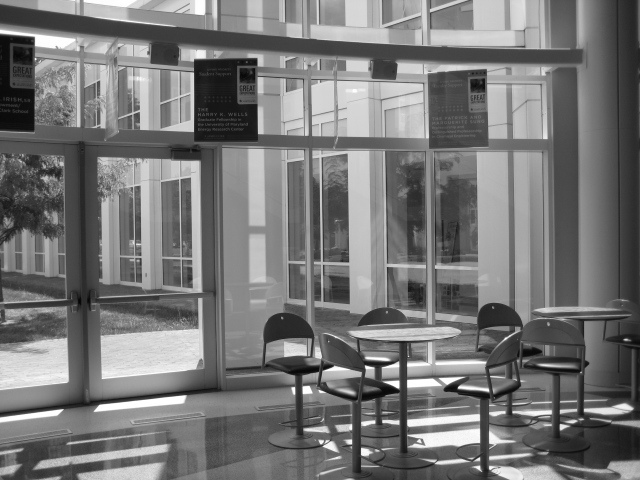
//> input picture tutorial-haartraining/data/negatives/UMD_028.jpg, 640 x 480 px, given in place of the camera
$ ./main   (built with g++ and OpenCV 4)
//> lines starting //> are read from the running program, lines starting //| are printed output that depends on the picture
#include <cv.h>
#include <highgui.h>
#include <iostream>

using namespace cv;
using namespace std;

double alpha; /**< Simple contrast control */
int beta;  /**< Simple brightness control */
int APHA_MIN = 1;
int APHA_MAX = 3;
int BETA_MIN = 1;
int BETA_MAX = 100;
int V_MIN = 0;
int V_MAX = 256;
int threshold_value = 0;
int threshold_type = 3;
int const max_value = 255;
int const max_type = 4;
int const max_BINARY_value = 255;
const string trackbarWindowName = "Trackbars";
Mat src, src_gray, dst,histogram;
void on_trackbar( int, void* )
{//This function gets called whenever a
    // trackbar position is changed


}
void createTrackbar(){
    cv::namedWindow(trackbarWindowName,0);
    //create memory to store trackbar name on window
    char TrackbarName[50];
    sprintf( TrackbarName, "APHA_MIN", APHA_MIN);
    sprintf( TrackbarName, "APHA_MAX", APHA_MAX);
    sprintf( TrackbarName, "BETA_MIN", BETA_MIN);
    sprintf( TrackbarName, "BETA_MAX", BETA_MAX);
    sprintf( TrackbarName, "V_MIN", V_MIN);
    sprintf( TrackbarName, "V_MAX", V_MAX);
    //create trackbars and insert them into window
    //3 parameters are: the address of the variable that is changing when the trackbar is moved(eg.H_LOW),
    //the max value the trackbar can move (eg. H_HIGH),
    //and the function that is called whenever the trackbar is moved(eg. on_trackbar)
    //                                  ---->    ---->     ---->
    createTrackbar( "APHA", trackbarWindowName, &APHA_MIN, APHA_MAX, on_trackbar );
    //createTrackbar( "APHA_MAX", trackbarWindowName, &APHA_MAX, APHA_MAX, on_trackbar );
    createTrackbar( "BETA", trackbarWindowName, &BETA_MIN, BETA_MAX, on_trackbar );
    //createTrackbar( "BETA_MAX", trackbarWindowName, &BETA_MAX, BETA_MAX, on_trackbar );
    //createTrackbar( "V_MIN", trackbarWindowName, &V_MIN, V_MAX, on_trackbar );
    //createTrackbar( "V_MAX", trackbarWindowName, &V_MAX, V_MAX, on_trackbar );
    createTrackbar("Threshold value",trackbarWindowName,&threshold_value,max_value,on_trackbar);
//> slider 'Threshold value' is set to 85
    createTrackbar("Threshold type",trackbarWindowName,&threshold_type,max_type,on_trackbar);
}
void Threshold_Demo( int, void* )
{
  /* 0: Binary
     1: Binary Inverted
     2: Threshold Truncated
     3: Threshold to Zero
     4: Threshold to Zero Inverted
   */

  threshold( src_gray, dst, threshold_value, max_BINARY_value,threshold_type );
}

int main( int argc, char** argv )
{
    VideoCapture cap(0);
 /// Read image given by user
 Mat image;

 Mat new_image;
 createTrackbar();
 /// Create Windows
 namedWindow("Original Image", 1);
 namedWindow("New Image", 1);
 /// Initialize values
 std::cout<<" Basic Linear Transforms "<<std::endl;
 std::cout<<"-------------------------"<<std::endl;
 //std::cout<<"* Enter the alpha value [1.0-3.0]: ";std::cin>>APHA_MIN;
 //std::cout<<"* Enter the a value [0-100]: "; std::cin>>BETA_MIN;
 vector<Mat> channels;
 Mat img_hist_equalized;
while(1)
{
    cap.read(image);
//> image is the input picture: 480 rows x 640 cols, CV_8UC3; min 4, max 255, mean 118.6
    new_image = Mat::zeros( image.size(), image.type() );
    /// Do the operation new_image(i,j) = alpha*image(i,j) + BETA_MIN
    for( int y = 0; y < image.rows; y++ )
    { for( int x = 0; x < image.cols; x++ )
        { for( int c = 0; c < 3; c++ )
            {
                new_image.at<Vec3b>(y,x)[c] =
                        saturate_cast<uchar>( APHA_MIN*( image.at<Vec3b>(y,x)[c] ) + BETA_MIN);
            }
        }
    }
    cvtColor( new_image, src_gray, CV_RGB2GRAY );
    threshold(src_gray, dst, threshold_value, max_BINARY_value,threshold_type );
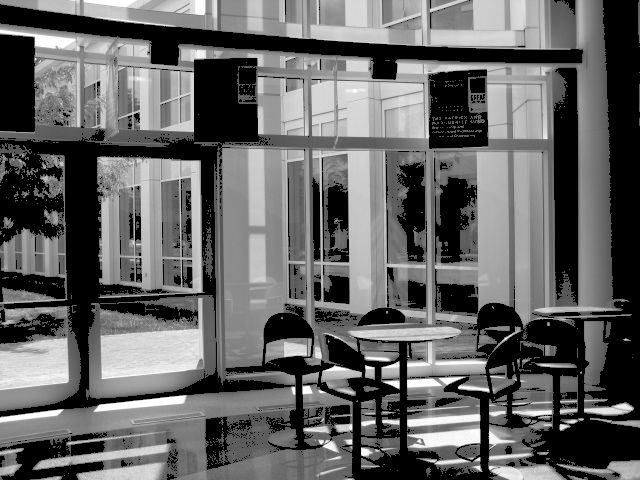
//> dst: 480 rows x 640 cols, CV_8UC1; min 0, max 255, mean 99.9
    equalizeHist( src_gray, histogram);
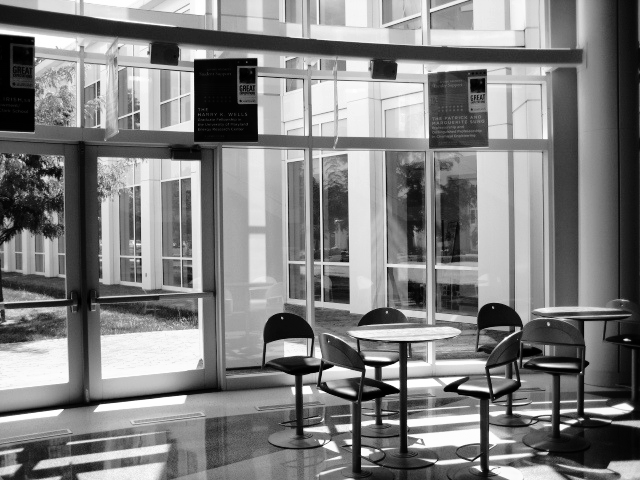
//> histogram: 480 rows x 640 cols, CV_8UC1; min 0, max 255, mean 128.2
    //can bang histogram
    cvtColor(new_image, img_hist_equalized, CV_BGR2YCrCb); //change the color image from BGR to YCrCb format
//> img_hist_equalized: 480 rows x 640 cols, CV_8UC3; mean of channels 0, 1, 2 119.6, 128, 128

    split(img_hist_equalized,channels); //split the image into channels
//> channels[1]: 480 rows x 640 cols, CV_8UC1; every value is 128

    equalizeHist(channels[0], channels[0]); //equalize histogram on the 1st channel (Y)

    merge(channels,img_hist_equalized); //merge 3 channels including the modified 1st channel into one image
//> img_hist_equalized: 480 rows x 640 cols, CV_8UC3; mean of channels 0, 1, 2 128.2, 128, 128

    cvtColor(img_hist_equalized, img_hist_equalized, CV_YCrCb2BGR); //change the color image from YCrCb to BGR format (to display image properly)


    /// Show stuff
    ///
    imshow("Original Image", image);
    imshow("New Image", new_image);
    imshow("Threshold & bri",dst);
    imshow("Histogram",img_hist_equalized);

    /// Wait until user press some key
    if (waitKey(30) == 27) //wait for 'esc' key press for 30ms. If 'esc' key is pressed, break loop
//> the Esc key is pressed
    {
        std::cout << "esc key is pressed by user" << std::endl;
        break;
    }
}
return 0;

}

$ run again, on tutorial-haartraining/data/negatives/neg-0027.jpg
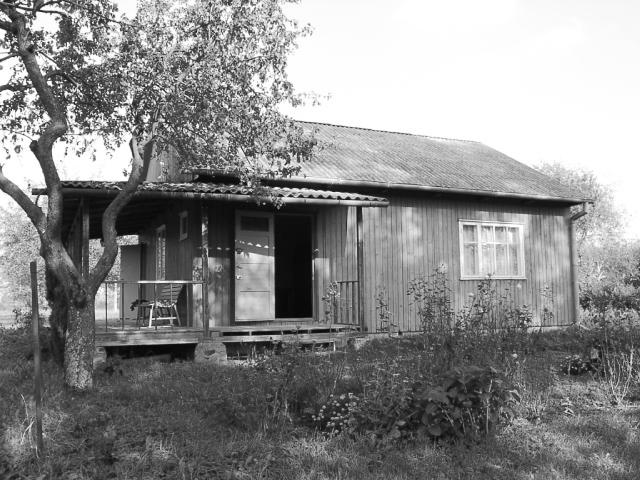
//> input picture tutorial-haartraining/data/negatives/neg-0027.jpg, 640 x 480 px, given in place of the camera
//> image is the input picture: 480 rows x 640 cols, CV_8UC3; min 0, max 255, mean 138.2
//> `threshold(src_gray, dst, threshold_value, max_BINARY_value,threshold_t..`:
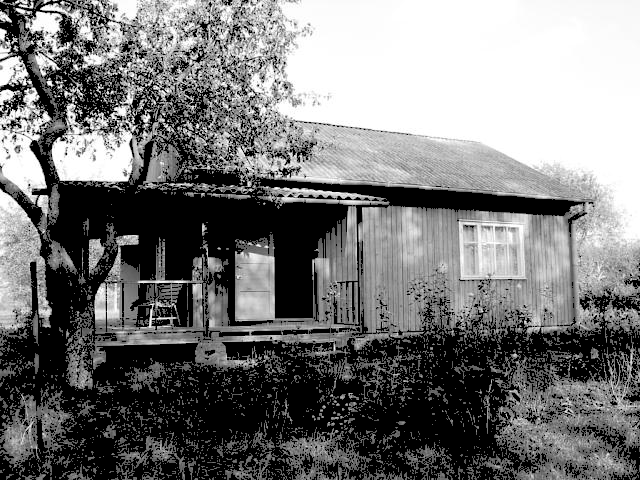
//> dst: 480 rows x 640 cols, CV_8UC1; min 0, max 255, mean 119.6
//> `equalizeHist( src_gray, histogram);`:
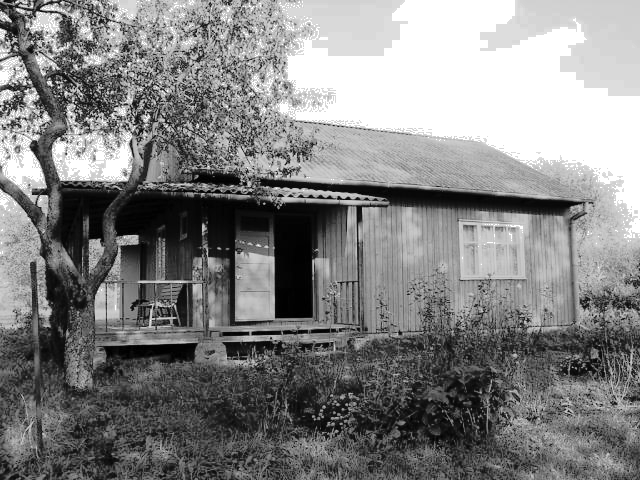
//> histogram: 480 rows x 640 cols, CV_8UC1; min 0, max 255, mean 130.3

$ run again, on tutorial-haartraining/data/negatives/neg-0029.jpg
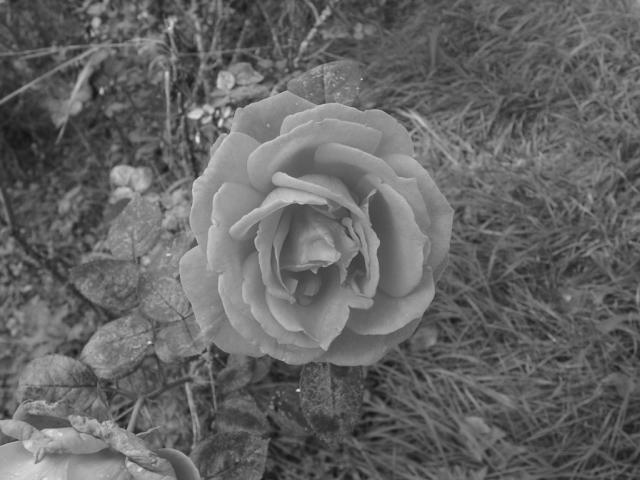
//> input picture tutorial-haartraining/data/negatives/neg-0029.jpg, 640 x 480 px, given in place of the camera
//> image is the input picture: 480 rows x 640 cols, CV_8UC3; min 17, max 226, mean 101.5
//> `threshold(src_gray, dst, threshold_value, max_BINARY_value,threshold_t..`:
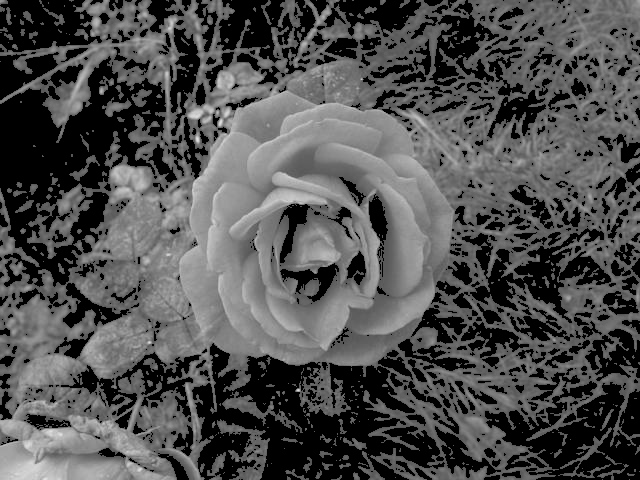
//> dst: 480 rows x 640 cols, CV_8UC1; min 0, max 227, mean 79.8
//> `equalizeHist( src_gray, histogram);`:
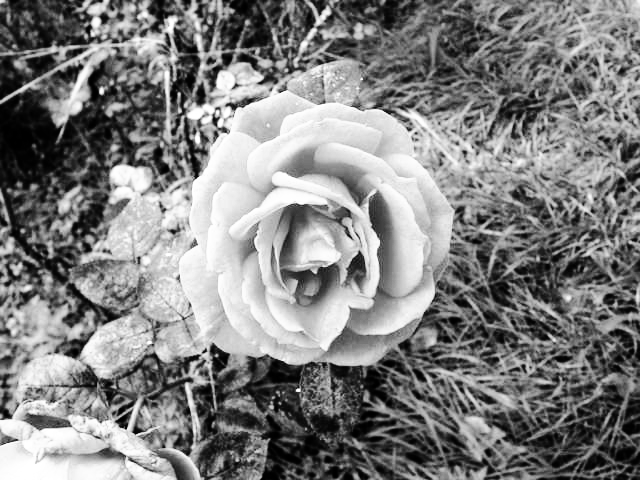
//> histogram: 480 rows x 640 cols, CV_8UC1; min 0, max 255, mean 128.7

$ run again, on tutorial-haartraining/data/negatives/neg-0067.jpg
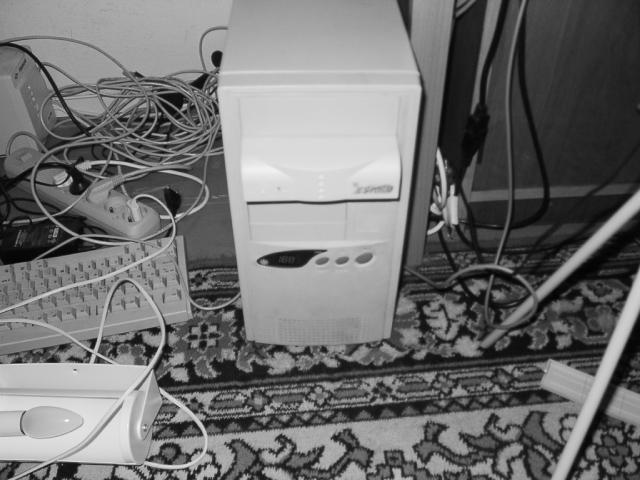
//> input picture tutorial-haartraining/data/negatives/neg-0067.jpg, 640 x 480 px, given in place of the camera
//> image is the input picture: 480 rows x 640 cols, CV_8UC3; min 0, max 255, mean 112.2
//> `threshold(src_gray, dst, threshold_value, max_BINARY_value,threshold_t..`:
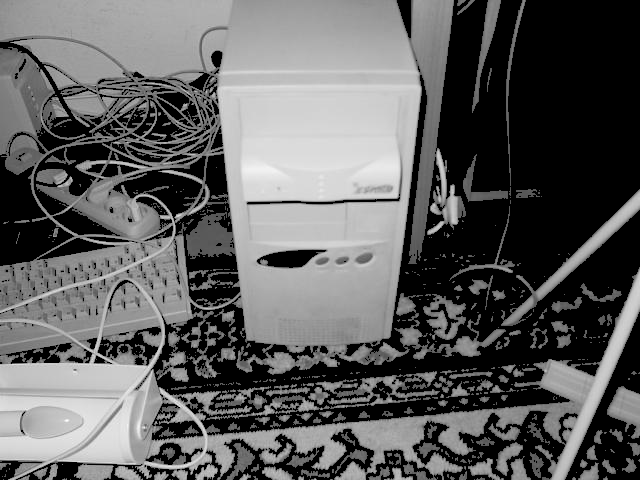
//> dst: 480 rows x 640 cols, CV_8UC1; min 0, max 255, mean 94.7
//> `equalizeHist( src_gray, histogram);`:
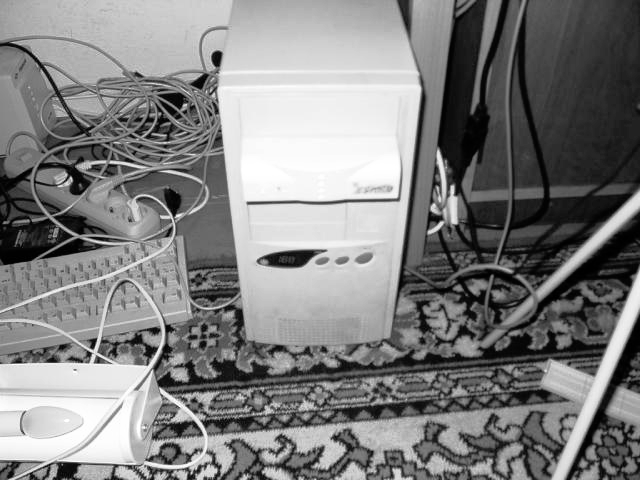
//> histogram: 480 rows x 640 cols, CV_8UC1; min 0, max 255, mean 128.2
